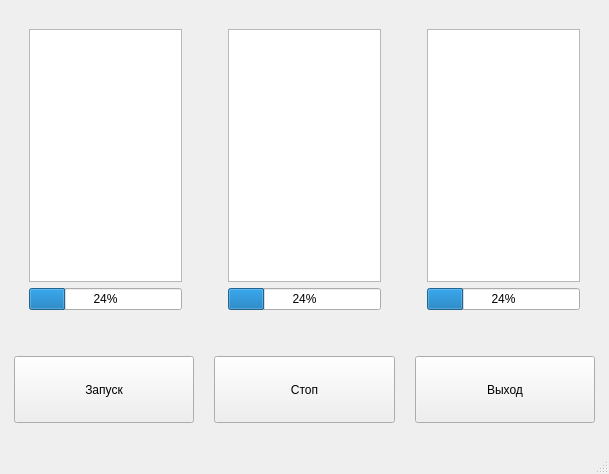
<?xml version="1.0" encoding="UTF-8"?>
<ui version="4.0">
 <class>MainWindow</class>
 <widget class="QMainWindow" name="MainWindow">
  <property name="geometry">
   <rect>
    <x>0</x>
    <y>0</y>
    <width>609</width>
    <height>474</height>
   </rect>
  </property>
  <property name="sizePolicy">
   <sizepolicy hsizetype="Preferred" vsizetype="Preferred">
    <horstretch>0</horstretch>
    <verstretch>0</verstretch>
   </sizepolicy>
  </property>
  <property name="minimumSize">
   <size>
    <width>500</width>
    <height>400</height>
   </size>
  </property>
  <property name="maximumSize">
   <size>
    <width>800</width>
    <height>600</height>
   </size>
  </property>
  <property name="windowTitle">
   <string>MainWindow</string>
  </property>
  <widget class="QWidget" name="centralwidget">
   <layout class="QVBoxLayout" name="verticalLayout_5" stretch="30,10">
    <item>
     <layout class="QHBoxLayout" name="horizontalLayout_2">
      <item>
       <layout class="QVBoxLayout" name="verticalLayout_4">
        <property name="leftMargin">
         <number>20</number>
        </property>
        <property name="topMargin">
         <number>20</number>
        </property>
        <property name="rightMargin">
         <number>20</number>
        </property>
        <property name="bottomMargin">
         <number>20</number>
        </property>
        <item>
         <widget class="QListWidget" name="red"/>
        </item>
        <item>
         <widget class="QProgressBar" name="progressBar">
          <property name="value">
           <number>24</number>
          </property>
         </widget>
        </item>
       </layout>
      </item>
      <item>
       <layout class="QVBoxLayout" name="verticalLayout_3">
        <property name="leftMargin">
         <number>20</number>
        </property>
        <property name="topMargin">
         <number>20</number>
        </property>
        <property name="rightMargin">
         <number>20</number>
        </property>
        <property name="bottomMargin">
         <number>20</number>
        </property>
        <item>
         <widget class="QListWidget" name="yellow"/>
        </item>
        <item>
         <widget class="QProgressBar" name="progressBar_2">
          <property name="value">
           <number>24</number>
          </property>
         </widget>
        </item>
       </layout>
      </item>
      <item>
       <layout class="QVBoxLayout" name="verticalLayout">
        <property name="leftMargin">
         <number>20</number>
        </property>
        <property name="topMargin">
         <number>20</number>
        </property>
        <property name="rightMargin">
         <number>20</number>
        </property>
        <property name="bottomMargin">
         <number>20</number>
        </property>
        <item>
         <widget class="QListWidget" name="green"/>
        </item>
        <item>
         <widget class="QProgressBar" name="progressBar_3">
          <property name="value">
           <number>24</number>
          </property>
         </widget>
        </item>
       </layout>
      </item>
     </layout>
    </item>
    <item>
     <layout class="QHBoxLayout" name="horizontalLayout" stretch="0,0,0">
      <property name="spacing">
       <number>20</number>
      </property>
      <property name="sizeConstraint">
       <enum>QLayout::SetDefaultConstraint</enum>
      </property>
      <property name="leftMargin">
       <number>5</number>
      </property>
      <property name="topMargin">
       <number>20</number>
      </property>
      <property name="rightMargin">
       <number>5</number>
      </property>
      <property name="bottomMargin">
       <number>20</number>
      </property>
      <item>
       <widget class="QPushButton" name="pusk">
        <property name="sizePolicy">
         <sizepolicy hsizetype="Minimum" vsizetype="Expanding">
          <horstretch>0</horstretch>
          <verstretch>0</verstretch>
         </sizepolicy>
        </property>
        <property name="text">
         <string>Запуск</string>
        </property>
        <property name="autoRepeatInterval">
         <number>100</number>
        </property>
       </widget>
      </item>
      <item>
       <widget class="QPushButton" name="stop">
        <property name="sizePolicy">
         <sizepolicy hsizetype="Minimum" vsizetype="Expanding">
          <horstretch>0</horstretch>
          <verstretch>0</verstretch>
         </sizepolicy>
        </property>
        <property name="text">
         <string>Стоп</string>
        </property>
       </widget>
      </item>
      <item>
       <widget class="QPushButton" name="exited">
        <property name="enabled">
         <bool>true</bool>
        </property>
        <property name="sizePolicy">
         <sizepolicy hsizetype="Minimum" vsizetype="Expanding">
          <horstretch>0</horstretch>
          <verstretch>0</verstretch>
         </sizepolicy>
        </property>
        <property name="text">
         <string>Выход</string>
        </property>
       </widget>
      </item>
     </layout>
    </item>
   </layout>
  </widget>
  <widget class="QMenuBar" name="menubar">
   <property name="geometry">
    <rect>
     <x>0</x>
     <y>0</y>
     <width>609</width>
     <height>22</height>
    </rect>
   </property>
  </widget>
  <widget class="QStatusBar" name="statusbar"/>
 </widget>
 <resources/>
 <connections/>
</ui>
